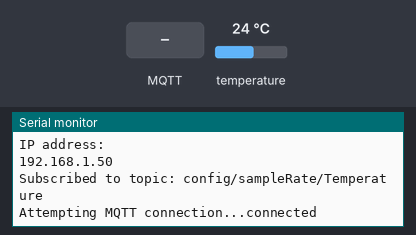
Simulated run of this sketch. Board: ESP8266 (NodeMCU). On the bench: the last lines printed to the serial monitor. The inputs (shaded band) are chosen by the test bench; at power-on: temperature 24 °C. WiFi joins after 1.5 s; servers stay silent unless stated; random numbers use the default seed unless the sketch sets one; no MQTT or app messages arrive unless stated.

Above: at 2.7 s.
2.8 s: MQTT message "1" arrives on the first subscribed topic
At 3.5 s:
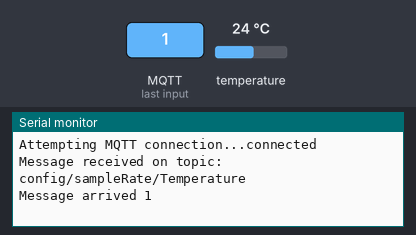
4.5 s: MQTT message "on" arrives on the first subscribed topic
At 6.1 s:
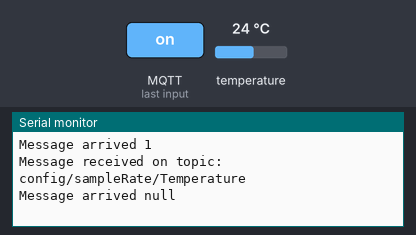

Measured:
- after the input at 2.8 s, the serial monitor: prints a new line after 0.29 s (image 1)
- after the input at 4.5 s, the serial monitor: prints a new line after 0.09 s (image 2)

The sketch:

Final_temperature_Sensor_sketch.ino
```cpp
#include <ArduinoJson.h>
#include <ESP8266WiFi.h>
#include <PubSubClient.h>
#include <DallasTemperature.h>
#include <OneWire.h>

//credentials for the AP
const char* ssid = "####";
const char* password = "######";
const char* mqtt_server = "#####"; //static IP set in the RPI AP
//mosquitto broker authentication
const char* mqtt_username = "####";
const char* mqtt_password = "#####";

WiFiClient espClient;
PubSubClient client(espClient);

// const int oneWireBus = D2; // Connect the Digital input pin D2
const int oneWireBus = D6; // Connect the Digital input pin D6
OneWire oneWire(oneWireBus);
DallasTemperature sensors(&oneWire);
unsigned long sampleRate = 10000;  // Default sample rate: 10 seconds
unsigned long lastSampleTime=0;


void setup_wifi() {
  delay(10);
  // We start by connecting to a WiFi network
  Serial.println();
  Serial.print("Connecting to ");
  Serial.println(ssid);
//setting ESP in station mode
  WiFi.mode(WIFI_STA);
  WiFi.begin(ssid, password);

  while (WiFi.status() != WL_CONNECTED) {
    delay(500);
    Serial.print(".");
  }

  randomSeed(micros());

  Serial.println("");
  Serial.println("WiFi connected");
  Serial.println("IP address: ");
  Serial.println(WiFi.localIP());
}

void handleConfig(char* topic, byte* payload, unsigned int length) {

  // Handle incoming configuration messages
  DynamicJsonDocument doc(256);
  deserializeJson(doc, payload, length);

  Serial.print("Message received on topic: ");
  Serial.println(topic);

  Serial.print("Message arrived ");
  serializeJson(doc, Serial);
  Serial.println();

  if (doc.containsKey("sampleRate")) {
  if (doc["sampleRate"].is<long>()) {
    sampleRate = doc["sampleRate"].as<long>();
    Serial.print("Updated sampleRate: ");
      Serial.println(sampleRate);
  } else {
    Serial.println("Invalid sampleRate value. Expected a long integer.");
    client.publish("device/Sensors", "Invalid sampleRate value. Expected a long integer.");
  }
}
}

void reconnect() {
  // Loop until we're reconnected
  while (!client.connected()) {
    Serial.print("Attempting MQTT connection...");
    // Create a random client ID
    String clientId = "ESP8266Client-";
    clientId += String(random(0xffff), HEX);
    // Attempt to connect
    if (client.connect(clientId.c_str(), mqtt_username, mqtt_password)) {
    // if (client.connect(clientId.c_str())) {
      Serial.println("connected");
      // Once connected, publish an announcement...
      client.publish("device/Sensors", "MQTT Server is connected");

      // ... and resubscribe
      client.subscribe("config/sampleRate/Temperature");
    } else {
      Serial.print("failed, rc=");
      Serial.print(client.state());
      Serial.println(" try again in 5 seconds");
      // Wait 5 seconds before retrying
      delay(5000);
    }
  }
}

void setup() {
  Serial.begin(115200); //BAUD RATE
  sensors.begin();
  //sensors.requestTemperatures();
  setup_wifi();
  client.setServer(mqtt_server, 1883); //1883 -->  MQTT Port
  client.setCallback(handleConfig);

  //debugging
  if (client.subscribe("config/sampleRate/Temperature")) {
    Serial.println("Subscribed to topic: config/sampleRate/Temperature");
  } else {
    Serial.println("Failed to subscribe to topic: config/sampleRate/Temperature");
  }
}


void loop() {
  sensors.requestTemperatures();
  if (!client.connected()) {
    reconnect();
  }
  client.loop(); //processing incoming messages, maintaining the connection to the MQTT broker, and handling other networking-related tasks.


    // check the samplerate desired and collect data
   if (millis() - lastSampleTime >= sampleRate) {
   float tempSensor_value = sensors.getTempCByIndex(0); // Gets the values of the temperature

// send json data over MQTT
  StaticJsonDocument<32> doc;
  doc["t6"] = tempSensor_value;

  char output[55];
  serializeJson(doc, output);

  client.publish("device/Sensors", output);

//Update lastSampleTime for next sensor reading

  lastSampleTime = millis();

  // Reading Temperature in degree Celsius!

  Serial.print("Temperature C:  ");
  Serial.println(tempSensor_value);

  }
}
```
